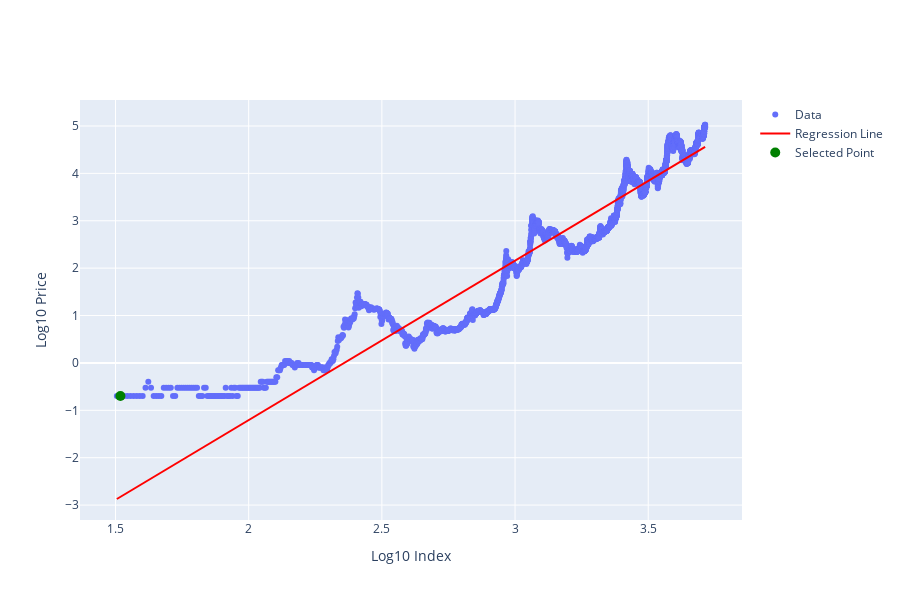

Write notebook code for a chart like this one.
### Code cell
import numpy as np
import plotly.graph_objects as go

# Filter out rows with NaN or infinite values
filtered_df = df.replace([np.inf, -np.inf], np.nan).dropna(subset=['log10 index', 'log10 price'])

# Further filter to include only rows where 'log10 index' >= 1.5
filtered_df = filtered_df[filtered_df['log10 index'] >= 1.5]

# Select the second row
row_index = 1
log10_price = filtered_df.iloc[row_index]['log10 price']
log10_index = filtered_df.iloc[row_index]['log10 index']

# Fit the power law regression line
coeffs = np.polyfit(filtered_df['log10 index'], filtered_df['log10 price'], 1)

# Generate the regression line
regression_line = coeffs[0] * filtered_df['log10 index'] + coeffs[1]

# Create the plot
fig = go.Figure()

# Add data points
fig.add_trace(go.Scatter(
    x=filtered_df['log10 index'],
    y=filtered_df['log10 price'],
    mode='markers',
    name='Data'
))

# Add regression line
fig.add_trace(go.Scatter(
    x=filtered_df['log10 index'],
    y=regression_line,
    mode='lines',
    name='Regression Line',
    line=dict(color='red')
))

# Add selected point
fig.add_trace(go.Scatter(
    x=[log10_index],
    y=[log10_price],
    mode='markers',
    name='Selected Point',
    marker=dict(color='green', size=10)
))

# Set axis labels
fig.update_layout(
    xaxis_title='Log10 Index',
    yaxis_title='Log10 Price',
    width=900,  # Set the width of the plot
    height=600  # Set the height of the plot
)

# Show the plot
fig.show()

### Figure 1 — Plotly figure (JSON) as saved in the notebook; plotly's stock layout.template omitted (floating-point values rounded to 4 significant figures; data arrays with more than 128 entries replaced by an {"elided": "..."} marker saying what was removed)
{"data": [{"mode": "markers", "name": "Data", "type": "scatter", "x": {"elided": "5141 float values"}, "y": {"elided": "5141 float values"}}, {"line": {"color": "red"}, "mode": "lines", "name": "Regression Line", "type": "scatter", "x": {"elided": "5141 float values"}, "y": {"elided": "5141 float values"}}, {"marker": {"color": "green", "size": 10}, "mode": "markers", "name": "Selected Point", "type": "scatter", "x": [1.519], "y": [-0.699]}], "layout": {"height": 600, "width": 900, "xaxis": {"title": {"text": "Log10 Index"}}, "yaxis": {"title": {"text": "Log10 Price"}}}}
